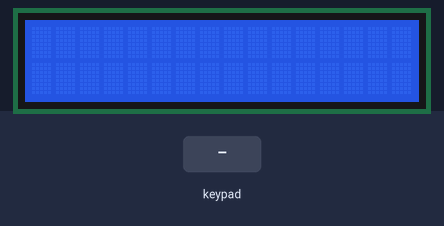
A sketch run on a simulated ESP8266 (NodeMCU). Parts: 16×2 character LCD. The test bench sets the inputs (shaded band). WiFi joins after 1.5 s; servers stay silent unless stated; the local clock reads 2024-03-15 10:24:30 at power-on unless the sketch sets it; what the sketch prints to the serial monitor is not drawn.

Above: at 2.7 s.
2.8 s: key '1' pressed
At 5.1 s:
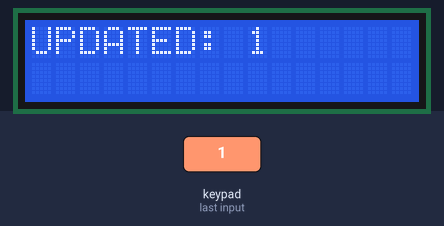
5.8 s: key '*' pressed
8.8 s: key '#' pressed
At 13.0 s:
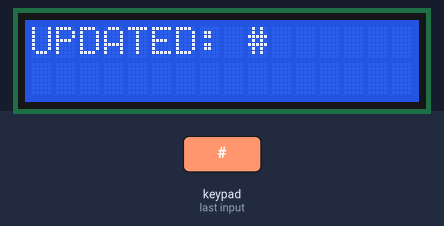
14.8 s: keypad keys 2 5 pressed 0.4 s apart
At 16.6 s:
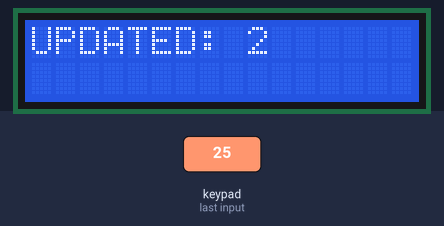
Timing chart, 0 to 18.1 s (numbered marks = the images above; inputs shaded):
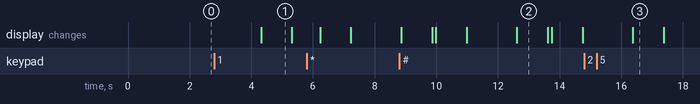

The sketch:

keypadquorts.ino
```cpp
#include <ESP8266WiFi.h>
#include <FirebaseArduino.h>
#include <Keypad.h>
#include "time.h"
#include "stdio.h"
#include <Wire.h>
#include <LiquidCrystal_I2C.h>
// Set these to run example.
#define FIREBASE_HOST "quorts-6b410.firebaseio.com"
#define FIREBASE_AUTH "LCSKtDPzDtkTCcKc48ZFU3QnZS7tghiB108P5o11"
const char* ntpServer = "pool.ntp.org";
const long  gmtOffset_sec = -28800;   //Replace with your GMT offset (seconds)
const int   daylightOffset_sec = 3600;  //Replace with your daylight offset (seconds)

const byte ROWS = 4;
const byte COLS = 3;

char hexaKeys[ROWS][COLS] = {
  {'1', '2', '3'},
  {'4', '5', '6'},
  {'7', '8', '9'},
  {'*', '0', '#'}
};

byte rowPins[ROWS] = {3, D3, D4, D5};
byte colPins[COLS] = {D6, D7, D8};
Keypad customKeypad = Keypad(makeKeymap(hexaKeys), rowPins, colPins, ROWS, COLS);
LiquidCrystal_I2C lcd(0x3F, 16, 2);

#define WIFI_SSID "SRVUSD-GUEST"

void setup() {
  Serial.begin(9600);
  lcd.begin();
  lcd.backlight();
  // connect to wifi.
  WiFi.begin(WIFI_SSID);
  Serial.print("connecting");
  while (WiFi.status() != WL_CONNECTED) {
    Serial.print(".");
    delay(500);
  }
  Serial.println();
  Serial.print("connected: ");
  Serial.println(WiFi.localIP());
  configTime(gmtOffset_sec, daylightOffset_sec, ntpServer);
  //printLocalTime();
  //printLocalTime();
  Firebase.begin(FIREBASE_HOST, FIREBASE_AUTH);
}

int n = 0;

void loop() {
  // set value
  char customKey = customKeypad.getKey();
  if(customKey){
    String cks = ""; cks += customKey;
    delay(1500);
    lcd.print("UPDATED: " + cks);
    delay(1000);
    lcd.clear();
    delay(100);
  }
  if(customKey){
    // set string value
    String cks = ""; cks += customKey;
    if (cks == "*" or cks == "#" or cks == "9") {
      lcd.setCursor(0,0);
      lcd.print("ERROR: Enter Num");
      lcd.setCursor(6, 1);
      lcd.print("#0-8");
      delay(1000);
      lcd.clear();
      delay(100);
      return;
    }
    Serial.println(cks);
    Firebase.setString("first/Dougherty Valley/courtsOpen", cks);
    // handle error
    if (Firebase.failed()) {
        Serial.print("setting /message failed:");
        Serial.println(Firebase.error());
        return;
    }
    delay(500);
    String hold = printLocalTime();
    while(hold[0] == '1') hold = printLocalTime();
    Firebase.setString("first/Dougherty Valley/lastTime", hold);

    // handle error
    if (Firebase.failed()) {
        Serial.print("setting /message failed:");
        Serial.println(Firebase.error());
        return;
    }
    lcd.print("UPDATED: " + cks);
    delay(1000);
    lcd.clear();
    delay(100);
  }
}
String printLocalTime()
{
  time_t rawtime;
  struct tm * timeinfo;
  char buffer [80];
  time (&rawtime);
  timeinfo = localtime (&rawtime);
  strftime (buffer,80,"%F %I:%M:%S %p",timeinfo);
  puts (buffer);
  String str(buffer);
  str = buffer;
  return str;
  delay(1000);
}
```

Measured:
- after the input at 2.8 s, the display: changes after 1.5 s (image 1)
- after the input at 8.8 s, the display: first differs from a run without the input after 3.8 s (image 2)
- after the input at 14.8 s, the display: changes after 1.6 s (image 3)
- what the display in image 1 shows lasts 1.0 s, from 4.3 s to 5.3 s
